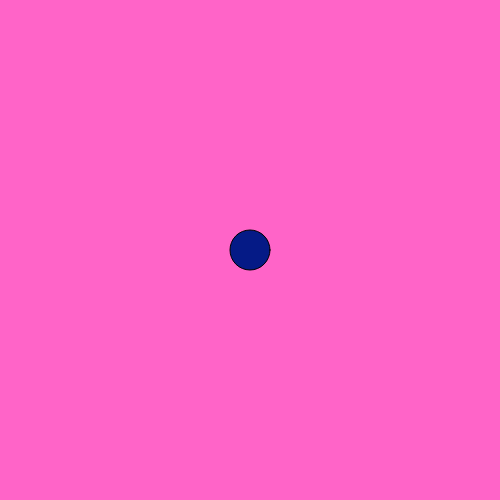
Frame 1 (no input)
Frame 60 (no input): identical to frame 1, image omitted
Frame 120 (the mouse pressed at the canvas centre since frame 60): identical to frame 1, image omitted

The p5.js sketch that drew this single still picture (run headless with seeded random() and noise() and a simulated clock; from frame 60 on, the mouse is pressed at the canvas centre):

// p5.js sketch
// ── sketch.js
function setup() {
    createCanvas(500, 500);
    background(255,100, 200);
    fill(5, 26, 134);

    ellipse(250, 250, 40, 40);
}

function draw() {

}
